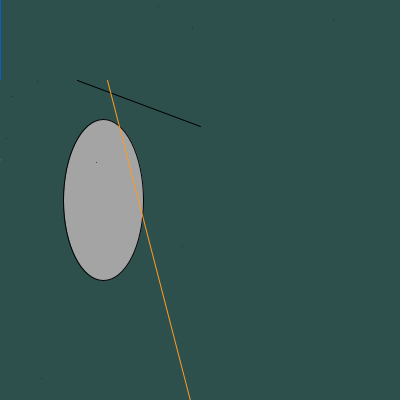
Frame 1 (no input)
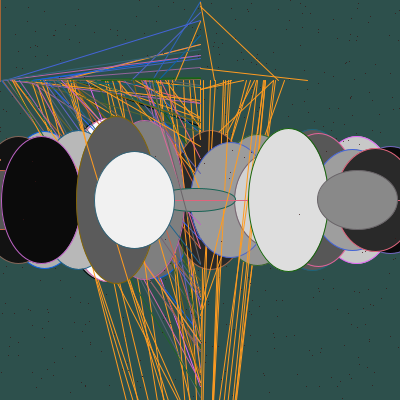
Frame 60 (the mouse pressed at the canvas centre just before this capture)
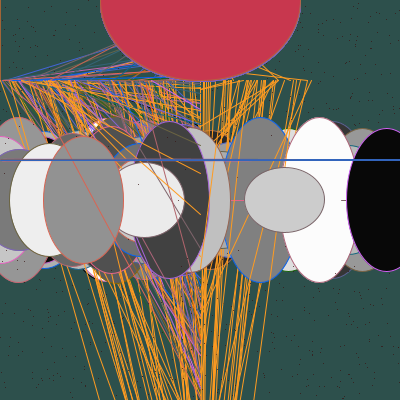
Frame 120 (the mouse held since frame 60 and released just before this capture)

The Processing sketch that drew these frames (run headless with seeded random() and noise(); from frame 60 on, the mouse is pressed at the canvas centre):

// Processing sketch: processing_86758
// ── processing_86758.pde

// Christian Murphy
// Copyright January 2013
// variables

float x, y, wd, ht;

// function definitions

void setup( )
{
 size( 400, 400 ); //arguments must be magic
 x = width*.5;
 y = height*.5;
 wd = width*.2;
 ht = height*.2;
 background( 45, 80, 76 );
 smooth();
}

void draw( )
{
fill( random (255) );
ellipse(x*random(2), y, wd, ht*random(2.12) );
fill ( 200, 55, 78 );
line( x*random(12), x, y*ht*random(12), y );
line(x, y*random(2), wd*random(2.12), ht );
stroke(255, 155, 32 );
line(x, y*random(4), wd*random(4), ht );
stroke( 55, 21, 20 );
point( random(400), random (400) );
point( random(400), random (400) );
point( random(400), random (400) );
point( random(400), random (400) );
point( random(400), random (400) );
point( random(400), random (400) );
point( random(400), random (400) );
point( random(400), random (400) );
point( random(400), random (400) );

// mouse
//top
stroke(random (250), 100, random(250));
ellipse(mouseX , random (2), mouseY, x*.80);
//bottom
stroke(random (250), 100, random(250));
ellipse(mouseX*2 , x*.80, mouseY*4,random (2));
}
